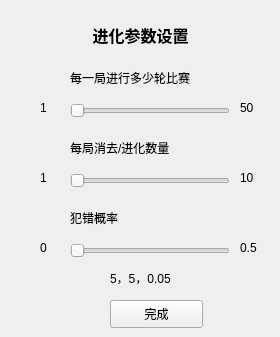
    <widget class="QWidget" name="page_3">
     <widget class="QLabel" name="label_3">
      <property name="geometry">
       <rect>
        <x>60</x>
        <y>20</y>
        <width>161</width>
        <height>31</height>
       </rect>
      </property>
      <property name="text">
       <string>&lt;html&gt;&lt;head/&gt;&lt;body&gt;&lt;p align=&quot;center&quot;&gt;&lt;span style=&quot; font-size:12pt; font-weight:600;&quot;&gt;进化参数设置&lt;/span&gt;&lt;/p&gt;&lt;/body&gt;&lt;/html&gt;</string>
      </property>
     </widget>
     <widget class="QSlider" name="setround">
      <property name="geometry">
       <rect>
        <x>70</x>
        <y>100</y>
        <width>160</width>
        <height>22</height>
       </rect>
      </property>
      <property name="orientation">
       <enum>Qt::Horizontal</enum>
      </property>
     </widget>
     <widget class="QSlider" name="setelim">
      <property name="geometry">
       <rect>
        <x>70</x>
        <y>170</y>
        <width>160</width>
        <height>22</height>
       </rect>
      </property>
      <property name="orientation">
       <enum>Qt::Horizontal</enum>
      </property>
     </widget>
     <widget class="QSlider" name="setmistake">
      <property name="geometry">
       <rect>
        <x>70</x>
        <y>240</y>
        <width>160</width>
        <height>22</height>
       </rect>
      </property>
      <property name="orientation">
       <enum>Qt::Horizontal</enum>
      </property>
     </widget>
     <widget class="QPushButton" name="done3">
      <property name="geometry">
       <rect>
        <x>110</x>
        <y>300</y>
        <width>93</width>
        <height>28</height>
       </rect>
      </property>
      <property name="text">
       <string>完成</string>
      </property>
     </widget>
     <widget class="QLabel" name="label_16">
      <property name="geometry">
       <rect>
        <x>70</x>
        <y>70</y>
        <width>161</width>
        <height>16</height>
       </rect>
      </property>
      <property name="text">
       <string>每一局进行多少轮比赛</string>
      </property>
     </widget>
     <widget class="QLabel" name="label_17">
      <property name="geometry">
       <rect>
        <x>70</x>
        <y>140</y>
        <width>161</width>
        <height>16</height>
       </rect>
      </property>
      <property name="text">
       <string>每局消去/进化数量</string>
      </property>
     </widget>
     <widget class="QLabel" name="label_18">
      <property name="geometry">
       <rect>
        <x>70</x>
        <y>210</y>
        <width>161</width>
        <height>16</height>
       </rect>
      </property>
      <property name="text">
       <string>犯错概率</string>
      </property>
     </widget>
     <widget class="QLabel" name="label_19">
      <property name="geometry">
       <rect>
        <x>40</x>
        <y>100</y>
        <width>16</width>
        <height>16</height>
       </rect>
      </property>
      <property name="text">
       <string>1</string>
      </property>
     </widget>
     <widget class="QLabel" name="label_20">
      <property name="geometry">
       <rect>
        <x>40</x>
        <y>170</y>
        <width>16</width>
        <height>16</height>
       </rect>
      </property>
      <property name="text">
       <string>1</string>
      </property>
     </widget>
     <widget class="QLabel" name="label_21">
      <property name="geometry">
       <rect>
        <x>40</x>
        <y>240</y>
        <width>16</width>
        <height>16</height>
       </rect>
      </property>
      <property name="text">
       <string>0</string>
      </property>
     </widget>
     <widget class="QLabel" name="label_22">
      <property name="geometry">
       <rect>
        <x>240</x>
        <y>100</y>
        <width>16</width>
        <height>16</height>
       </rect>
      </property>
      <property name="text">
       <string>50</string>
      </property>
     </widget>
     <widget class="QLabel" name="label_23">
      <property name="geometry">
       <rect>
        <x>240</x>
        <y>170</y>
        <width>16</width>
        <height>16</height>
       </rect>
      </property>
      <property name="text">
       <string>10</string>
      </property>
     </widget>
     <widget class="QLabel" name="label_24">
      <property name="geometry">
       <rect>
        <x>240</x>
        <y>240</y>
        <width>31</width>
        <height>16</height>
       </rect>
      </property>
      <property name="text">
       <string>0.5</string>
      </property>
     </widget>
     <widget class="QLabel" name="showset">
      <property name="geometry">
       <rect>
        <x>110</x>
        <y>270</y>
        <width>131</width>
        <height>16</height>
       </rect>
      </property>
      <property name="text">
       <string>5，5，0.05</string>
      </property>
     </widget>
    </widget>
